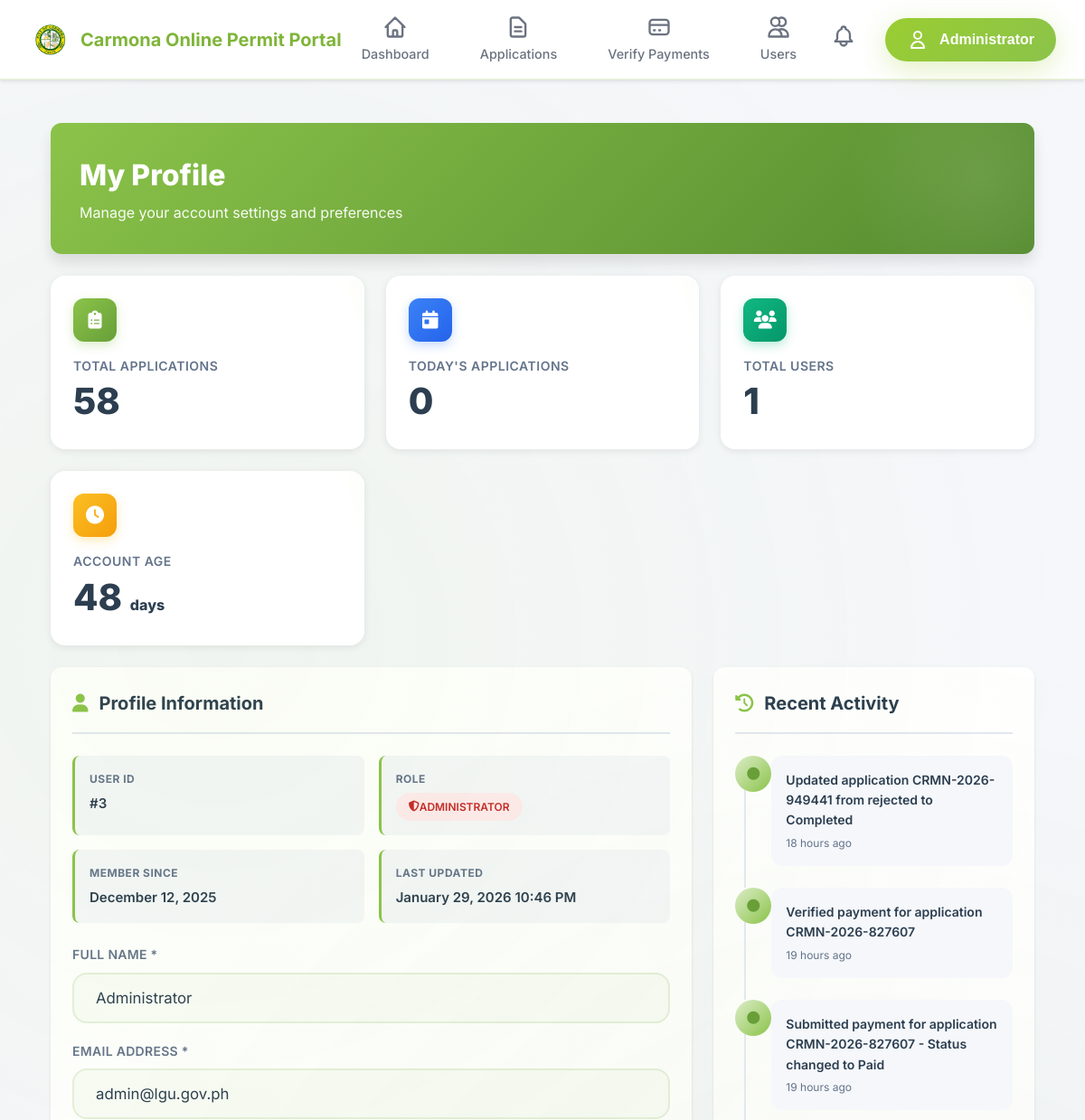
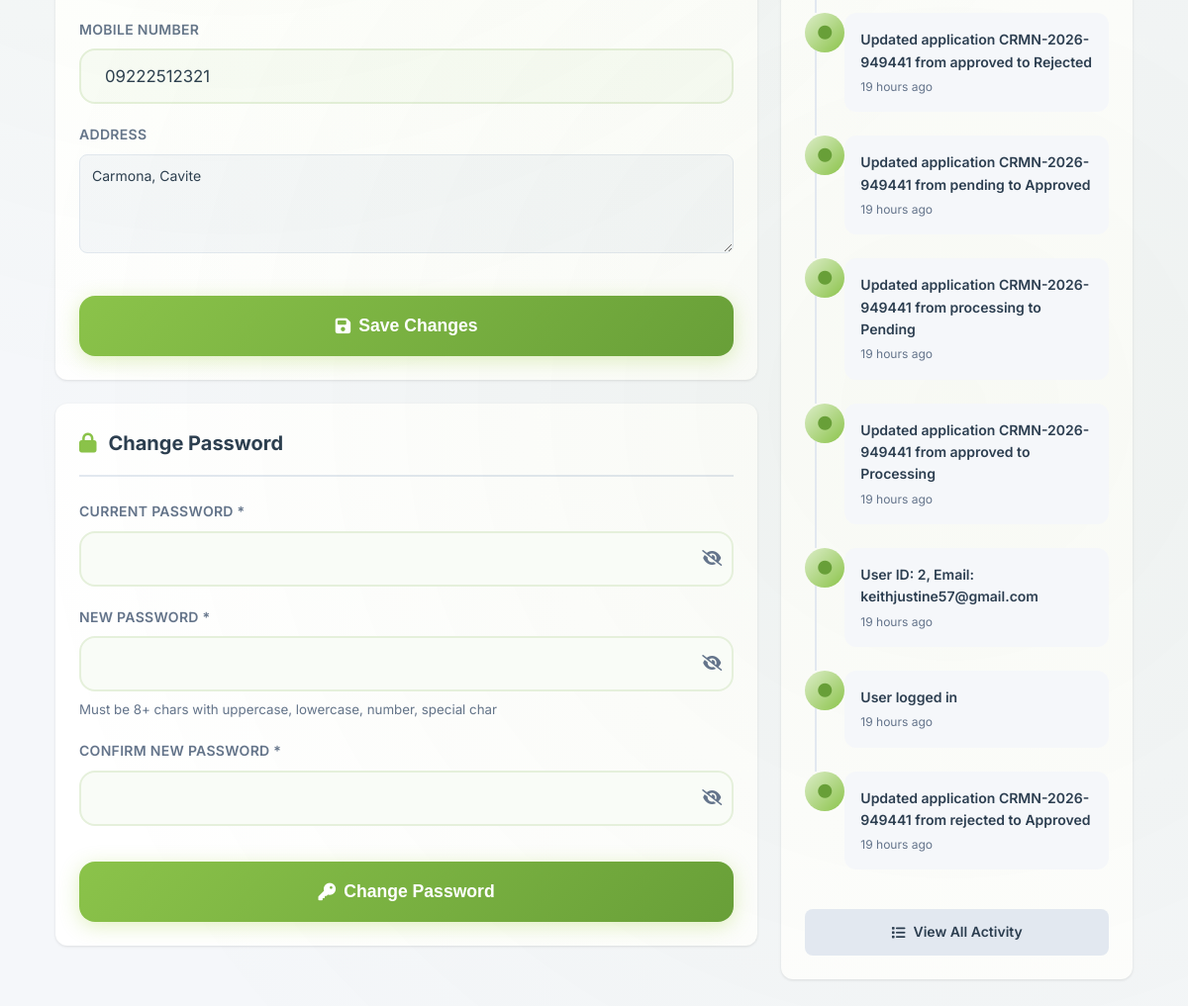
Page /admin/profile.php (signed in) on the committed database (2 pictures, top to bottom).
### tables this page shows
CREATE TABLE `users` (
  `id` int(11) NOT NULL,
  `name` varchar(255) NOT NULL,
  `email` varchar(255) NOT NULL,
  `password` varchar(255) NOT NULL,
  `mobile` varchar(20) NOT NULL,
  `address` text DEFAULT NULL,
  `department_id` int(11) DEFAULT NULL,
  `role` enum('user','admin','department_admin','superadmin') DEFAULT 'user',
  `is_active` tinyint(1) DEFAULT 1,
  `is_verified` tinyint(1) NOT NULL DEFAULT 0 COMMENT 'Email verification status',
  `verification_token` varchar(64) DEFAULT NULL COMMENT 'Email verification token',
  `token_expiry` datetime DEFAULT NULL COMMENT 'Token expiration time',
  `email_verified_at` datetime DEFAULT NULL COMMENT 'When email was verified',
  `created_at` timestamp NOT NULL DEFAULT current_timestamp(),
  `updated_at` timestamp NOT NULL DEFAULT current_timestamp() ON UPDATE current_timestamp()
);

CREATE TABLE `activity_logs` (
  `id` int(11) NOT NULL,
  `user_id` int(11) DEFAULT NULL,
  `department_id` int(11) DEFAULT NULL,
  `related_department_id` int(11) DEFAULT NULL,
  `action` varchar(100) NOT NULL,
  `description` text NOT NULL,
  `details` longtext DEFAULT NULL CHECK (json_valid(`details`)),
  `ip_address` varchar(45) DEFAULT NULL,
  `user_agent` text DEFAULT NULL,
  `created_at` timestamp NOT NULL DEFAULT current_timestamp()
);

### admin/profile.php (the view, shortened to what the rows shown need)
<?php
require_once __DIR__ . '/../config.php';
require_once __DIR__ . '/../includes/functions.php';
$user_id = $_SESSION['user_id'];
$stmt = $pdo->prepare("SELECT * FROM users WHERE id = ?");
$stmt->execute([$user_id]);
$user = $stmt->fetch();
if (isDepartmentAdmin()) {
    $dept_id = $_SESSION['department_id'];
    $recent_activity = $pdo->prepare("
        SELECT al.*, u.name, u.email
        FROM activity_logs al
        LEFT JOIN users u ON al.user_id = u.id
        WHERE (al.department_id = ? OR al.related_department_id = ?)
        ORDER BY al.created_at DESC
        LIMIT 10
    ");
    $recent_activity->execute([$dept_id, $dept_id]);
} else {
    $recent_activity = $pdo->prepare("
        SELECT al.*, u.name, u.email
        FROM activity_logs al
        LEFT JOIN users u ON al.user_id = u.id
        ORDER BY al.created_at DESC
        LIMIT 10
    ");
    $recent_activity->execute();
}
$activities = $recent_activity->fetchAll();
include '../includes/header.php';
?>
<!DOCTYPE html>
<html lang="en">
<head>
    <link rel="stylesheet" href="https://cdnjs.cloudflare.com/ajax/libs/font-awesome/6.4.0/css/all.min.css">
    <link rel="stylesheet" href="../assets/css/admin/profile_styles.css">
    <link rel="stylesheet" href="../assets/css/admin-responsive.css">
</head>
<body>
    <div class="container">
        <div class="page-header">
            <div class="header-content">
                <div class="header-left">
                    <h1>My Profile</h1>
                </div>
            </div>
        </div>
        <div class="content-grid">
            <div>
                <div class="card">
                    <div class="card-header">
                        <h2>
                            <i class="fas fa-user"></i>
                            Profile Information
                        </h2>
                    </div>
                    <form method="POST" action="" id="profileForm" onsubmit="return handleProfileSubmit(event);">
                        <div class="info-display">
                            <div class="info-item">
                                <div class="info-label">User ID</div>
                                <div class="info-value">#<?php echo $user['id']; ?></div>
                            </div>
                            <div class="info-item">
                                <div class="info-label">Member Since</div>
                                <div class="info-value"><?php echo date('F d, Y', strtotime($user['created_at'])); ?>
                                </div>
                            </div>
                            <div class="info-item">
                                <div class="info-label">Last Updated</div>
                                <div class="info-value">
                                    <?php echo date('F d, Y h:i A', strtotime($user['updated_at'] ?? $user['created_at'])); ?>
                                </div>
                            </div>
                        </div>
                        <div class="form-group">
                            <label>Full Name *</label>
                            <input type="text" name="name" class="form-control"
                                value="<?php echo htmlspecialchars($user['name']); ?>" required>
                        </div>
                        <div class="form-group">
                            <label>Email Address *</label>
                            <input type="email" name="email" class="form-control"
                                value="<?php echo htmlspecialchars($user['email']); ?>" required>
                        </div>
                        <div class="form-group">
                            <label>Mobile Number</label>
                            <input type="tel" name="mobile" class="form-control"
                                value="<?php echo htmlspecialchars($user['mobile'] ?? ''); ?>"
                                placeholder="09123456789">
                        </div>
                        <div class="form-group">
                            <label>Address</label>
                            <textarea name="address" class="form-control"
                                placeholder="Enter your complete address"><?php echo htmlspecialchars($user['address'] ?? ''); ?></textarea>
                        </div>
                    </form>
                </div>
                <div class="card" style="margin-top: 1.5rem;">
                    <div class="card-header">
                        <h2>
                            <i class="fas fa-lock"></i>
                            Change Password
                        </h2>
                    </div>
                </div>
            </div>
            <div>
                <div class="card">
                    <div class="card-header">
                        <h2>
                            <i class="fas fa-history"></i>
                            Recent Activity
                        </h2>
                    </div>
                    <?php if (empty($activities)): ?>
                        <div style="text-align: center; padding: 2rem; color: var(--text-secondary);">
                            <i class="fas fa-clock" style="font-size: 2rem; opacity: 0.3; margin-bottom: 0.5rem;"></i>
                            <p>No recent activity</p>
                        </div>
                    <?php else: ?>
                        <ul class="activity-list">
                            <?php foreach ($activities as $activity): ?>
                                <li class="activity-item">
                                    <div class="activity-icon">
                                        <i class="fas fa-circle"></i>
                                    </div>
                                    <div class="activity-content">
                                        <div class="activity-title">
                                            <?php
                                            echo htmlspecialchars($activity['description']);
                                            ?>
                                        </div>
                                        <div class="activity-time">
                                            <?php
                                            $time = strtotime($activity['created_at']);
                                            $diff = time() - $time;
                                            if ($diff < 60) {
                                                echo 'Just now';
                                            } elseif ($diff < 3600) {
                                                echo floor($diff / 60) . ' minutes ago';
                                            } elseif ($diff < 86400) {
                                                echo floor($diff / 3600) . ' hours ago';
                                            } else {
                                                echo date('M d, Y \a\t h:i A', $time);
                                            }
                                            ?>
                                        </div>
                                    </div>
                                </li>
                            <?php endforeach; ?>
                        </ul>
                    <?php endif; ?>
                </div>
            </div>
        </div>
    </div>
</body>
</html>
<?php include '../includes/footer.php'; ?>

### includes/header.php (shortened to what the rows shown need)
<?php
require_once __DIR__ . '/../config.php';
require_once __DIR__ . '/functions.php';
$currentUser = getCurrentUser();
?>
<!DOCTYPE html>
<html lang="en">
<head>
    <link rel="stylesheet" href="<?php echo BASE_URL; ?>/assets/css/style.css">
</head>
<body>
    <nav class="navbar" style="display: flex; justify-content: space-between; align-items: center; padding: 1rem 2rem; background: white; box-shadow: 0 2px 4px rgba(0, 0, 0, 0.1); position: sticky; top: 0; z-index: 1000;">
        <div class="nav-right-section" style="display: flex; align-items: center; gap: 1rem;">
            <?php if (isLoggedIn()): ?>
                <div class="notification-bell" onclick="toggleNotifications()">
                </div>
                <div class="nav-dropdown" style="position: relative;">
                    <button class="nav-dropdown-toggle" style="display: flex; align-items: center; gap: 0.75rem; padding: 0.75rem 1.5rem; border-radius: 50px; background: linear-gradient(135deg, #9ACD32, #8BC34A); color: white; border: none; cursor: pointer; box-shadow: 0 8px 32px rgba(154, 205, 50, 0.3); font-weight: 700; font-size: 1rem; transition: all 0.3s ease;">
                        <svg fill="none" stroke="currentColor" viewBox="0 0 24 24" style="width: 24px; height: 24px; stroke: white;">
                            <path stroke-linecap="round" stroke-linejoin="round" stroke-width="2" d="M16 7a4 4 0 11-8 0 4 4 0 018 0zM12 14a7 7 0 00-7 7h14a7 7 0 00-7-7z"/>
                        </svg>
                        <span><?php echo htmlspecialchars($currentUser['name']); ?></span>
                    </button>
                </div>
            <?php endif; ?>
        </div>
    </nav>
    <main class="main-content">

### rows in the picture
users: name "Administrator", id "3", created_at "December 12, 2025", updated_at "January 29, 2026 10:46 PM", email "admin@lgu.gov.ph", mobile "09222512321", address "Carmona, Cavite"
activity_logs: description "Updated application CRMN-2026-949441 from rejected to Completed"
activity_logs: description "Verified payment for application CRMN-2026-827607"
activity_logs: description "Submitted payment for application CRMN-2026-827607 - Status changed to Paid"
activity_logs: description "Updated application CRMN-2026-949441 from approved to Rejected"
activity_logs: description "Updated application CRMN-2026-949441 from pending to Approved"
activity_logs: description "Updated application CRMN-2026-949441 from processing to Pending"
activity_logs: description "Updated application CRMN-2026-949441 from approved to Processing"
activity_logs: description "User ID: 2, Email: keithjustine57@gmail.com"
activity_logs: description "User logged in"
activity_logs: description "Updated application CRMN-2026-949441 from rejected to Approved"

### other values in the picture
$stats['total_apps'] "58"
$stats['apps_today'] "0"
$stats['total_users'] "1"
$stats['account_age'] "48"
